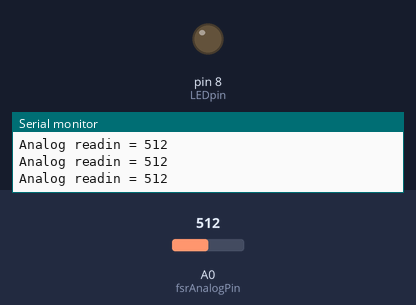
Bench run of a sketch on a simulated Arduino Uno, built with avr-gcc and run on an emulated ATmega328P. Shown: output pins drawn as LEDs (lit = HIGH), the last lines printed to the serial monitor. The test bench sets the inputs (shaded band); at power-on: A0 (fsrAnalogPin) = 512.

Above: at 1.2 s.
1.3 s: A0 (fsrAnalogPin) set to 529
At 2.5 s:
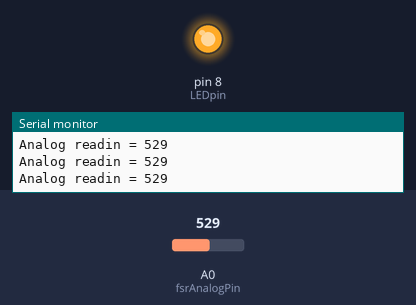
2.8 s: A0 (fsrAnalogPin) set to 511
At 3.9 s:
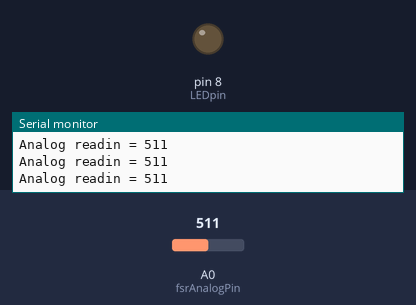
4.3 s: A0 (fsrAnalogPin) set to 716
At 5.3 s:
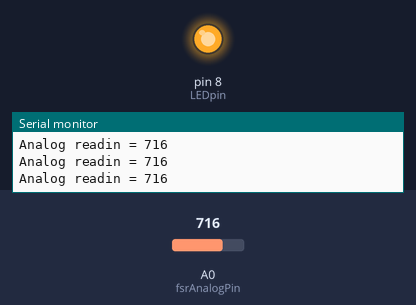
Timing chart, 0 to 7.3 s (numbered marks = the images above; inputs shaded):
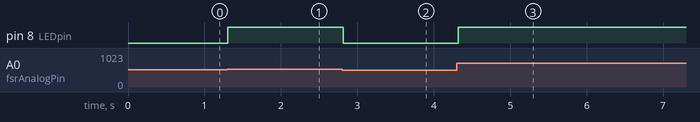

The sketch:

FSR_Led.ino
```cpp
//bron : https://learn.adafruit.com/force-sensitive-resistor-fsr/using-an-fsr

int fsrAnalogPin = 0; // Force Sensitive Resistor (FSR) pin 0
int LEDpin = 8;  // led pin 8
int fsrReading; // value read from fsr
int LEDbrightness;

void setup() {
 Serial.begin(9600); // start serial monitor
 pinMode(LEDpin, OUTPUT);

}

void loop() {
  fsrReading = analogRead(fsrAnalogPin);
  Serial.print("Analog readin = ");
  Serial.println(fsrReading);

  LEDbrightness = map(fsrReading, 0, 1023, 0, 255);
  analogWrite(LEDpin, LEDbrightness);

  delay(100);
}
```

Measured:
- the behaviour switches between 513 and 514 on A0 (fsrAnalogPin) (found by bisection; images 0 and 1)
- after the input at 1.3 s, pin 8 (LEDpin): LOW → HIGH at once
- after the input at 2.8 s, pin 8 (LEDpin): HIGH → LOW at once
- after the input at 4.3 s, pin 8 (LEDpin): LOW → HIGH at once
